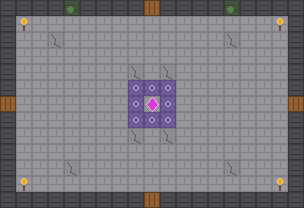

Below is a game level as drawn by its tile map, then a one-line description and the .tmx file that defines it, in full:
An orthogonal 19x13 tile map with 16x16 px tiles, 2 tile layers (Ground, Details) and 3 objects (PREFAB, POWER_CORE, ACCESS).

<map version="1.10" tiledversion="1.11.2" orientation="orthogonal" renderorder="right-down" width="19" height="13" tilewidth="16" tileheight="16" infinite="0" nextlayerid="4" nextobjectid="4">
 <properties>
  <property name="roomCells" value="#" />
  <property name="roomShape" value="1x1" />
  <property name="roomType" value="POWER_FIELD" />
 </properties>
 <tileset firstgid="1" source="../../tiles/interior-placeholder.tsx" />
 <layer id="1" name="Ground" width="19" height="13">
  <properties>
   <property name="layerKind" value="GROUND" />
  </properties>
  <data encoding="csv">
7,7,7,7,8,7,7,7,7,16,7,7,7,7,8,7,7,7,7,
7,5,5,5,5,5,5,5,5,5,5,5,5,5,5,5,5,5,7,
7,5,5,6,5,5,5,5,5,5,5,5,5,5,6,5,5,5,7,
7,5,5,5,5,5,5,5,5,5,5,5,5,5,5,5,5,5,7,
7,5,5,5,5,5,5,5,6,5,6,5,5,5,5,5,5,5,7,
7,5,5,5,5,5,5,5,20,20,20,5,5,5,5,5,5,5,7,
16,5,5,5,5,5,5,5,20,19,20,5,5,5,5,5,5,5,16,
7,5,5,5,5,5,5,5,20,20,20,5,5,5,5,5,5,5,7,
7,5,5,5,5,5,5,5,6,5,6,5,5,5,5,5,5,5,7,
7,5,5,5,5,5,5,5,5,5,5,5,5,5,5,5,5,5,7,
7,5,5,5,6,5,5,5,5,5,5,5,5,5,6,5,5,5,7,
7,5,5,5,5,5,5,5,5,5,5,5,5,5,5,5,5,5,7,
7,7,7,7,7,7,7,7,7,16,7,7,7,7,7,7,7,7,7
</data>
 </layer>
 <layer id="2" name="Details" width="19" height="13">
  <properties>
   <property name="layerKind" value="DETAILS" />
  </properties>
  <data encoding="csv">
0,0,0,0,0,0,0,0,0,0,0,0,0,0,0,0,0,0,0,
0,15,0,0,0,0,0,0,0,0,0,0,0,0,0,0,0,15,0,
0,0,0,0,0,0,0,0,0,0,0,0,0,0,0,0,0,0,0,
0,0,0,0,0,0,0,0,0,0,0,0,0,0,0,0,0,0,0,
0,0,0,0,0,0,0,0,0,0,0,0,0,0,0,0,0,0,0,
0,0,0,0,0,0,0,0,0,0,0,0,0,0,0,0,0,0,0,
0,0,0,0,0,0,0,0,0,0,0,0,0,0,0,0,0,0,0,
0,0,0,0,0,0,0,0,0,0,0,0,0,0,0,0,0,0,0,
0,0,0,0,0,0,0,0,0,0,0,0,0,0,0,0,0,0,0,
0,0,0,0,0,0,0,0,0,0,0,0,0,0,0,0,0,0,0,
0,0,0,0,0,0,0,0,0,0,0,0,0,0,0,0,0,0,0,
0,15,0,0,0,0,0,0,0,0,0,0,0,0,0,0,0,15,0,
0,0,0,0,0,0,0,0,0,0,0,0,0,0,0,0,0,0,0
</data>
 </layer>
 <objectgroup id="3" name="Markers">
  <object id="1" type="PREFAB" x="128" y="80" width="48" height="48">
   <properties>
    <property name="prefab" value="power.core" />
    <property name="anchor" value="CELL_CENTER" />
   </properties>
  </object>
  <object id="2" name="core" type="POWER_CORE" x="152" y="104"><point /></object>
  <object id="3" name="core-front" type="ACCESS" x="152" y="120"><point /></object>
 </objectgroup>
</map>
